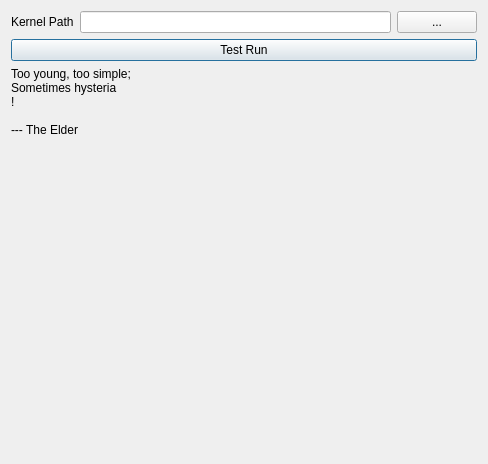
<?xml version="1.0" encoding="UTF-8"?>
<ui version="4.0">
 <class>SettingsWidget</class>
 <widget class="QWidget" name="SettingsWidget">
  <property name="geometry">
   <rect>
    <x>0</x>
    <y>0</y>
    <width>488</width>
    <height>464</height>
   </rect>
  </property>
  <property name="windowTitle">
   <string>Form</string>
  </property>
  <layout class="QFormLayout" name="formLayout">
   <property name="fieldGrowthPolicy">
    <enum>QFormLayout::AllNonFixedFieldsGrow</enum>
   </property>
   <item row="0" column="0">
    <widget class="QLabel" name="labelKernelPath">
     <property name="sizePolicy">
      <sizepolicy hsizetype="Minimum" vsizetype="Preferred">
       <horstretch>0</horstretch>
       <verstretch>0</verstretch>
      </sizepolicy>
     </property>
     <property name="text">
      <string>Kernel Path</string>
     </property>
     <property name="textFormat">
      <enum>Qt::PlainText</enum>
     </property>
    </widget>
   </item>
   <item row="0" column="1">
    <layout class="QHBoxLayout" name="horizontalLayout">
     <item>
      <widget class="QLineEdit" name="textKernelPath">
       <property name="sizePolicy">
        <sizepolicy hsizetype="Expanding" vsizetype="Fixed">
         <horstretch>0</horstretch>
         <verstretch>0</verstretch>
        </sizepolicy>
       </property>
      </widget>
     </item>
     <item>
      <widget class="QPushButton" name="buttonBrowseKernel">
       <property name="sizePolicy">
        <sizepolicy hsizetype="Minimum" vsizetype="Fixed">
         <horstretch>0</horstretch>
         <verstretch>0</verstretch>
        </sizepolicy>
       </property>
       <property name="text">
        <string>...</string>
       </property>
       <property name="default">
        <bool>false</bool>
       </property>
       <property name="flat">
        <bool>false</bool>
       </property>
      </widget>
     </item>
    </layout>
   </item>
   <item row="1" column="0" colspan="2">
    <widget class="QPushButton" name="buttonTestKernel">
     <property name="text">
      <string>Test Run</string>
     </property>
     <property name="default">
      <bool>true</bool>
     </property>
    </widget>
   </item>
   <item row="2" column="0" colspan="2">
    <widget class="QLabel" name="labelNotes">
     <property name="text">
      <string>Too young, too simple;
Sometimes hysteria
!

--- The Elder</string>
     </property>
     <property name="textFormat">
      <enum>Qt::PlainText</enum>
     </property>
     <property name="alignment">
      <set>Qt::AlignLeading|Qt::AlignLeft|Qt::AlignVCenter</set>
     </property>
     <property name="textInteractionFlags">
      <set>Qt::LinksAccessibleByMouse|Qt::TextSelectableByKeyboard|Qt::TextSelectableByMouse</set>
     </property>
    </widget>
   </item>
  </layout>
 </widget>
 <tabstops>
  <tabstop>textKernelPath</tabstop>
  <tabstop>buttonBrowseKernel</tabstop>
  <tabstop>buttonTestKernel</tabstop>
 </tabstops>
 <resources/>
 <connections/>
</ui>
